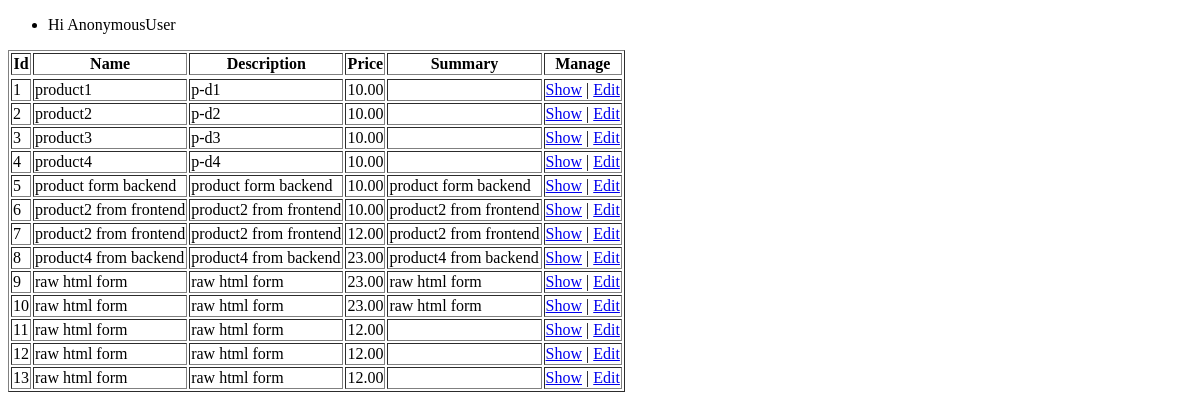
/products, run on an earlier commit of the app's database.
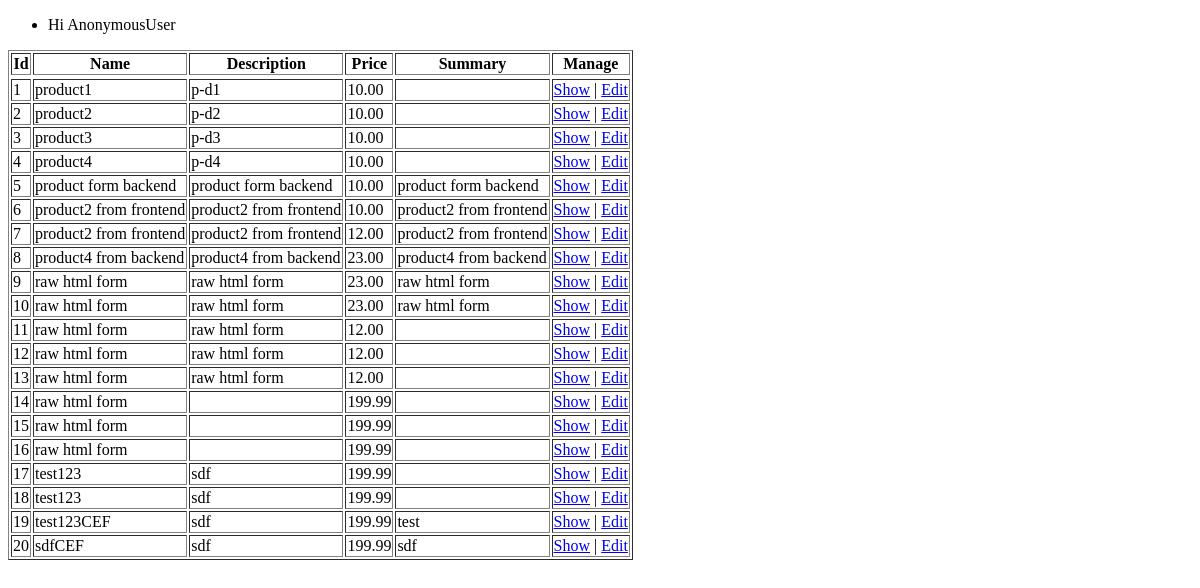
And on a later commit of the database.
### products/models.py (models this page shows)
class Product(models.Model):
		title = models.CharField(max_length=120);
		description = models.TextField(blank=True, null=True);
		price = models.DecimalField(decimal_places=2, max_digits=1000);
		summary = models.TextField();
		def show_absolute_url(self):
			return f"/products/{self.id}/show"
		def edit_absolute_url(self):
			return f"/products/{self.id}/edit"

### products/views.py (the view)
# urls.py: path('products', product_list_view),
def product_list_view(request):
	products = Product.objects.all()
	context = {
		"products": products
	}
	return render(request, "products/index.html", context)

### templates/products/index.html (shortened to what this page needs)
{% extends 'base.html' %}
{% block content %}
	<table border=1>
		<thead>
			<tr>
				<th>Id</th>
				<th>Name</th>
				<th>Description</th>
				<th>Price</th>
				<th>Summary</th>
				<th>Manage</th>
		</thead>
		{% for product in products %}
			<tbody>
				<tr>
					<td>{{ product.id }}</td>
					<td>{{ product.title }}</td>
					<td>{{ product.description }}</td>
					<td>{{ product.price }}</td>
					<td>{{ product.summary }}</td>
					<td><a href="{{ product.show_absolute_url }}">Show</a> |
							<a href="{{ product.edit_absolute_url }}">Edit</a>
					</td>
				</tr>
			</tbody>
		{% endfor %}
	</table>
{% endblock content %}

### templates/base.html (shortened to what this page needs)
<!DOCTYPE html>
<html>
<head>
</head>
<body>
	{% include "navbar.html" %}
	{% block content%}{% endblock content %}
</body>
</html>

### templates/navbar.html
<nav>
	<ul>
		<li>Hi {{ request.user }}</li>
	</ul>
</nav>

What changed in the data, as far as the page shows it:
added Product: id "14", title "raw html form", price "199.99"
added Product: id "15", title "raw html form", price "199.99"
added Product: id "16", title "raw html form", price "199.99"
added Product: id "17", title "test123", description "sdf", price "199.99"
added Product: id "18", title "test123", description "sdf", price "199.99"
added Product: id "19", title "test123CEF", description "sdf", price "199.99", summary "test"
added Product: id "20", title "sdfCEF", description "sdf", price "199.99", summary "sdf"
